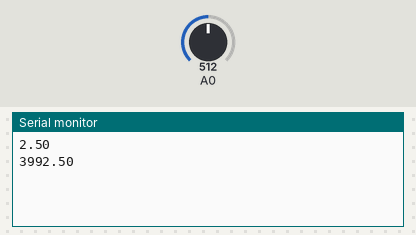
Bench run of a sketch on a simulated Arduino Uno, built with avr-gcc and run on an emulated ATmega328P. Shown: the last lines printed to the serial monitor. The inputs (shaded band) are chosen by the test bench; at power-on: A0 = 512.

Above: at 1.8 s.
1.9 s: A0 set to 716
At 2.8 s:
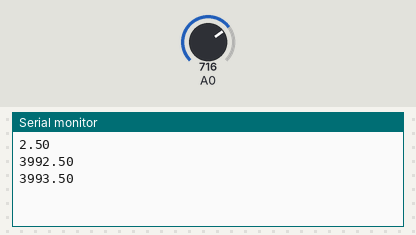
3.4 s: A0 set to 900
At 4.8 s:
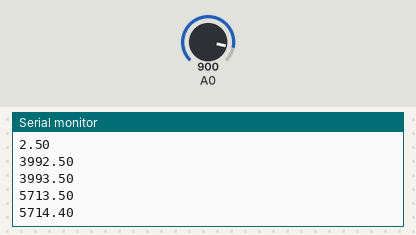
Timing chart, 0 to 6.4 s (numbered marks = the images above; inputs shaded):
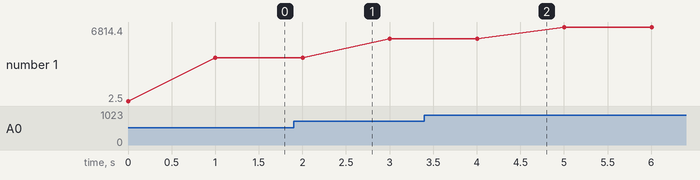

The sketch:

ec.ino
```cpp
int ecVal;
float voltage;
void setup() {
  // put your setup code here, to run once:
pinMode(A0,INPUT);
Serial.begin(9600);
}

void loop() {
  // put your main code here, to run repeatedly:
ecVal = analogRead(A0);
voltage = ecVal * (5.0 / 1023.0);
  // print out the value you read:
  Serial.println(voltage);
  delay(1000);
  c_readPpm();
}

/* zeroppm command
int c_zeroPpm(int  argc,char **args) {
  m_cfg.ppmoset=readADC(ADC_CH0); //Read ADC channel 0, store as offset
  meterSave(m_cfg); //Save settings to eeprom
  return(m_cfg.ppmoset);
}
*/


/* scaleppm command, if argument calibrates to ARG1 ppm, otherwise defaults to 1000
int c_scalePpm(int  argc,char **args) {
  if(argc==1) {
    printf("usage: calibppm PPM\r\n");
    return(ERROR);
  }
  if(argc==0) { // calcuate scale using CALIBPPM/(ADC-offset)
    m_cfg.ppmscale=((long)(((long)100000)/(readADC(ADC_CH0)-m_cfg.ppmoset)));
  }
  if(argc==2) { //same but with arg1 as calib, note the *100 for fixed point
    m_cfg.ppmscale=((long)(((long)numtoint(args[1])*100)/(readADC(ADC_CH0)-m_cfg.ppmoset)));
  }
  meterSave(m_cfg); //Save settings to eeprom
  return(m_cfg.ppmscale);
}
*/

/* readppm */
int c_readPpm() {
  long ppm;
  long ppmoset=1;
long ppmscale=((long)(((long)100000)/(voltage)));
  ppm=((long)(voltage)-ppmoset)*ppmscale/100;
  //display the results
  Serial.print(ppm);

}
```

Measured:
- after the input at 1.9 s, the serial monitor: prints a new line after 0.10 s (image 1)
- after the input at 3.4 s, the serial monitor: prints a new line after 0.60 s (image 2)
- plotted number 1: 3992.5 → 5713.5 after the input at 1.9 s, 5713.5 → 6814.4 after the input at 3.4 s
